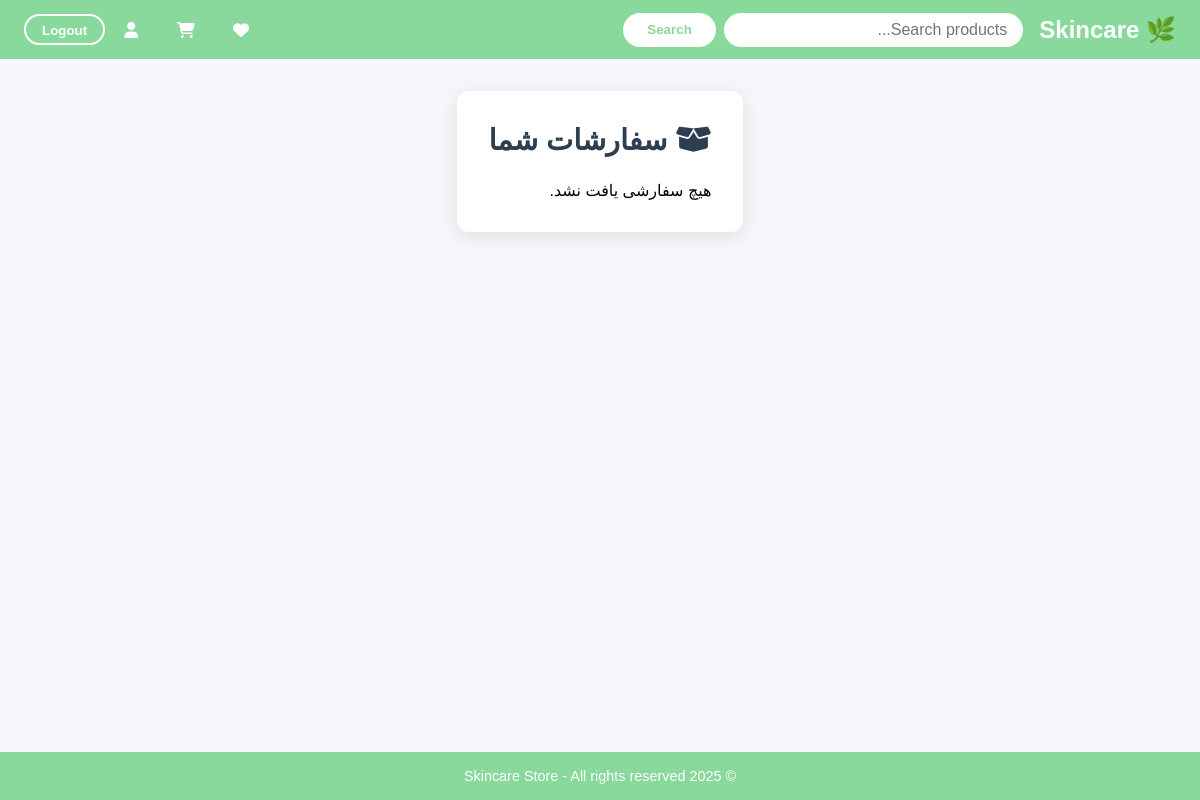
/accounts/show_purchase_items/ (signed in), run on an earlier commit of the app's database.
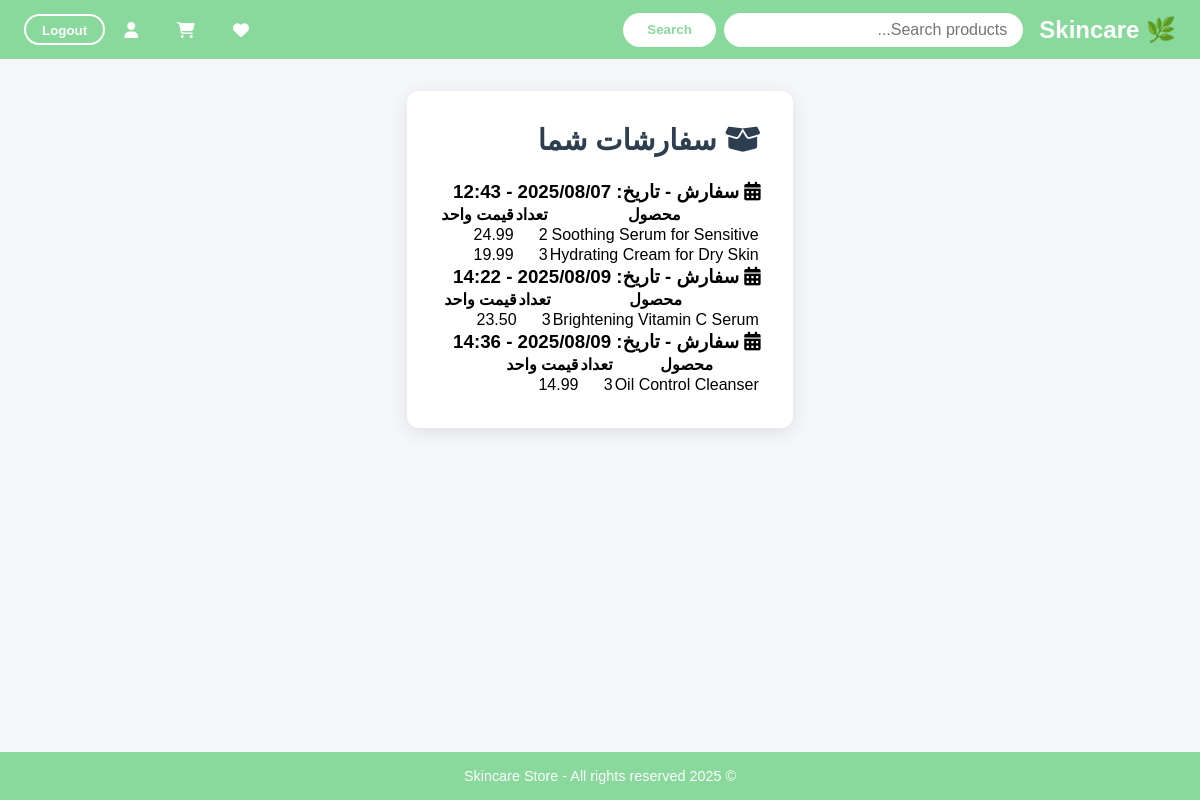
And on a later commit of the database.
### orders/models.py (models this page shows)
class order(models.Model):
    user_id=models.ForeignKey(CustomUser,on_delete=models.CASCADE)
    timestamp=models.DateTimeField(auto_now_add=True)
    is_paid=models.BooleanField(default=False)

class ord_items(models.Model):
    product_id=models.ForeignKey(Product,on_delete=models.CASCADE)
    quantity=models.PositiveIntegerField(default=1)
    price_at_purchase=models.DecimalField(max_digits=10, decimal_places=2)
    ord=models.ForeignKey(order,on_delete=models.CASCADE)

### products/models.py (models this page shows, shortened)
class Product(models.Model):
    id=models.UUIDField(primary_key=True,default=uuid.uuid4,editable=False)
    name=models.CharField(max_length=200)
    brand=models.CharField(max_length=100)
    class Category(models.TextChoices):
        CLEANER='cleaner','Cleaner'
        SERUM='serum','Serum'
        MOISTURIZER='moisturizer','Moisturizer'
    category=models.CharField(max_length=20)
    skin_type=models.ManyToManyField(SkinType,blank=True)
    concerns_targeted=models.ManyToManyField(Concern,blank=True)
    ingredients=models.ManyToManyField(Ingredient,blank=True)
    tags=models.ManyToManyField(Tag,blank=True)
    price=models.DecimalField(max_digits=10,decimal_places=2)
    rating=models.FloatField(default=0.0)
    rate_quantity=models.IntegerField(default=0)
    image_url=models.URLField(max_length=500,blank=True)
    quantity=models.PositiveIntegerField(default=0)
    sold_quantity=models.PositiveIntegerField(default=0)

### accounts/views.py (the view)
# urls.py: path('show_purchase_items/',views.show_purchase_items,name='show_purchase_items')
def show_purchase_items(request):
    user=request.user
    ordr=order.objects.filter(user_id=user.id,is_paid=True)
    orders=[]
    for o in ordr:
        items=ord_items.objects.filter(ord=o)
        orders.append({
            'order':o,
            'items':items
        })
    return render(request, 'accounts/show_purchase_items.html', {'orders': orders})

### accounts/templates/accounts/show_purchase_items.html (shortened to what this page needs)
{% extends 'base.html' %}
{% load static %}
{% block content %}
<div class="purchase-container">
    <main class="main-content">
        <h2><i class="fas fa-box-open"></i> سفارشات شما</h2>
        <div class="order-items">
            {% if orders %}
                {% for order_data in orders %}
                    <div class="order-section">
                        <h3 class="order-header">
                            <i class="fas fa-calendar-alt"></i> سفارش - تاریخ: {{ order_data.order.timestamp|date:"Y/m/d - H:i" }}
                        </h3>
                        <table class="order-table">
                            <thead>
                                <tr>
                                    <th>محصول</th>
                                    <th>تعداد</th>
                                    <th>قیمت واحد</th>
                                </tr>
                            </thead>
                            <tbody>
                                {% for item in order_data.items %}
                                    {% if item %}
                                            <tr>
                                                <td>{{ item.product_id.name }}</td>
                                                <td>{{ item.quantity }}</td>
                                                <td>{{ item.price_at_purchase }}</td>
                                            </tr>
                                    {% endif %}
                                {% empty %}
                                    <tr>
                                        <td colspan="4" class="no-items">هیچ آیتمی برای این سفارش یافت نشد.</td>
                                    </tr>
                                {% endfor %}
                            </tbody>
                        </table>
                    </div>
                {% endfor %}
            {% else %}
                <div class="no-items-message">
                    <p>هیچ سفارشی یافت نشد.</p>
                </div>
            {% endif %}
        </div>
    </main>
</div>
{% endblock %}

### templates/base.html (shortened to what this page needs)
<!DOCTYPE html>
<html lang="fa" dir="rtl">
<head>
  <link rel="stylesheet" href="https://cdnjs.cloudflare.com/ajax/libs/font-awesome/6.4.0/css/all.min.css"/>
</head>
<body>
<nav>
  <a class="navbar-brand" href="/">🌿 Skincare</a>
  <form class="search-form" method="get" action="{% url 'search' %}">
    <input
      type="search"
      name="q"
      placeholder="Search products..."
      aria-label="Search"
    />
    <button type="submit">Search</button>
  </form>
    <a href="{% url 'wishlist' %}" style="display: inline-flex; align-items: center; justify-content: center; background-color: #88d99b; color: white; padding: 0.6rem 1.2rem; border: none; border-radius: 8px; text-decoration: none; font-weight: bold;"><i class="fas fa-heart"></i></a>
    <a href="{% url 'cart' %}" style="display: inline-flex; align-items: center; justify-content: center; background-color: #88d99b; color: white; padding: 0.6rem 1.2rem; border: none; border-radius: 8px; text-decoration: none; font-weight: bold;"><i class="fas fa-shopping-cart"></i></a>
    <a href="{% url 'show_profile' %}" style="display: inline-flex; align-items: center; justify-content: center; background-color: #88d99b; color: white; padding: 0.6rem 1.2rem; border: none; border-radius: 8px; text-decoration: none; font-weight: bold;"><i class="fas fa-user profile-icon"></i></a>
  <div class="auth-buttons">
    {% if user.is_authenticated %}
      <form method="post" action="{% url 'logout' %}">
        <button type="submit">Logout</button>
      </form>
    {% else %}
      <a href="{% url 'login' %}">Login</a>
    {% endif %}
  </div>
</nav>
<main class="container">
  {% block content %}
  {% endblock %}
</main>
<footer>
  &copy; 2025 Skincare Store - All rights reserved
</footer>
</body>
</html>

### templates/base.html (style rules this page uses)
* { box-sizing: border-box; margin: 0; padding: 0; }
body { font-family: Arial, sans-serif; background: #f8f9fa; min-height: 100vh; display: flex; flex-direction: column; }
nav { background-color: #88d99b; color: white; padding: 0.75rem 1.5rem; display: flex; align-items: center; justify-content: space-between; }
nav a.navbar-brand { color: white; text-decoration: none; font-weight: bold; font-size: 1.5rem; }
form.search-form { display: flex; gap: 0.5rem; flex-grow: 1; max-width: 400px; margin: 0 1rem; }
form.search-form input[type="search"] { flex-grow: 1; padding: 0.5rem 1rem; border-radius: 25px; border: none; outline: none; font-size: 1rem; }
form.search-form button { background-color: white; color: #88d99b; border: none; border-radius: 25px; padding: 0 1.5rem; cursor: pointer; font-weight: bold; transition: background-color 0.3s ease; }
.auth-buttons { display: flex; gap: 0.75rem; align-items: center; }
.auth-buttons form, .auth-buttons a { color: white; background: transparent; border: 2px solid white; border-radius: 25px; padding: 0.3rem 1rem; text-decoration: none; font-weight: 600; cursor: pointer; transition: background-color 0.3s ease; }
.auth-buttons form button { background: transparent; border: none; color: white; font-weight: 600; cursor: pointer; padding: 0; }
main.container { flex-grow: 1; padding: 2rem 1rem; max-width: 1200px; margin: 0 auto; }
footer { background-color: #88d99b; color: white; text-align: center; padding: 1rem 0; font-size: 0.9rem; margin-top: auto; }

### accounts/templates/accounts/show_purchase_items.html (style rules this page uses)
body { font-family: 'Vazir', sans-serif; background-color: #f5f7fa; direction: rtl; margin: 0; }
.main-content { flex: 1; background-color: #ffffff; padding: 2rem; border-radius: 12px; box-shadow: 0 4px 20px rgba(0, 0, 0, 0.1); }
.main-content h2 { color: #2c3e50; font-size: 1.8rem; font-weight: 700; margin-bottom: 1.5rem; display: flex; align-items: center; gap: 0.5rem; }

What changed in the data, as far as the page shows it:
added order: order.timestamp "2025/08/07 - 12:43"
added ord_items: product_id.name "Soothing Serum for Sensitive", quantity "2", price_at_purchase "24.99", shown under "2025/08/07 - 12:43"
added ord_items: product_id.name "Hydrating Cream for Dry Skin", quantity "3", price_at_purchase "19.99", shown under "2025/08/07 - 12:43"
added order: order.timestamp "2025/08/09 - 14:22"
added ord_items: product_id.name "Brightening Vitamin C Serum", quantity "3", price_at_purchase "23.50", shown under "2025/08/09 - 14:22"
added order: order.timestamp "2025/08/09 - 14:36"
added ord_items: product_id.name "Oil Control Cleanser", quantity "3", price_at_purchase "14.99", shown under "2025/08/09 - 14:36"
Also different on the page:
text no longer shown: "هیچ سفارشی یافت نشد."
